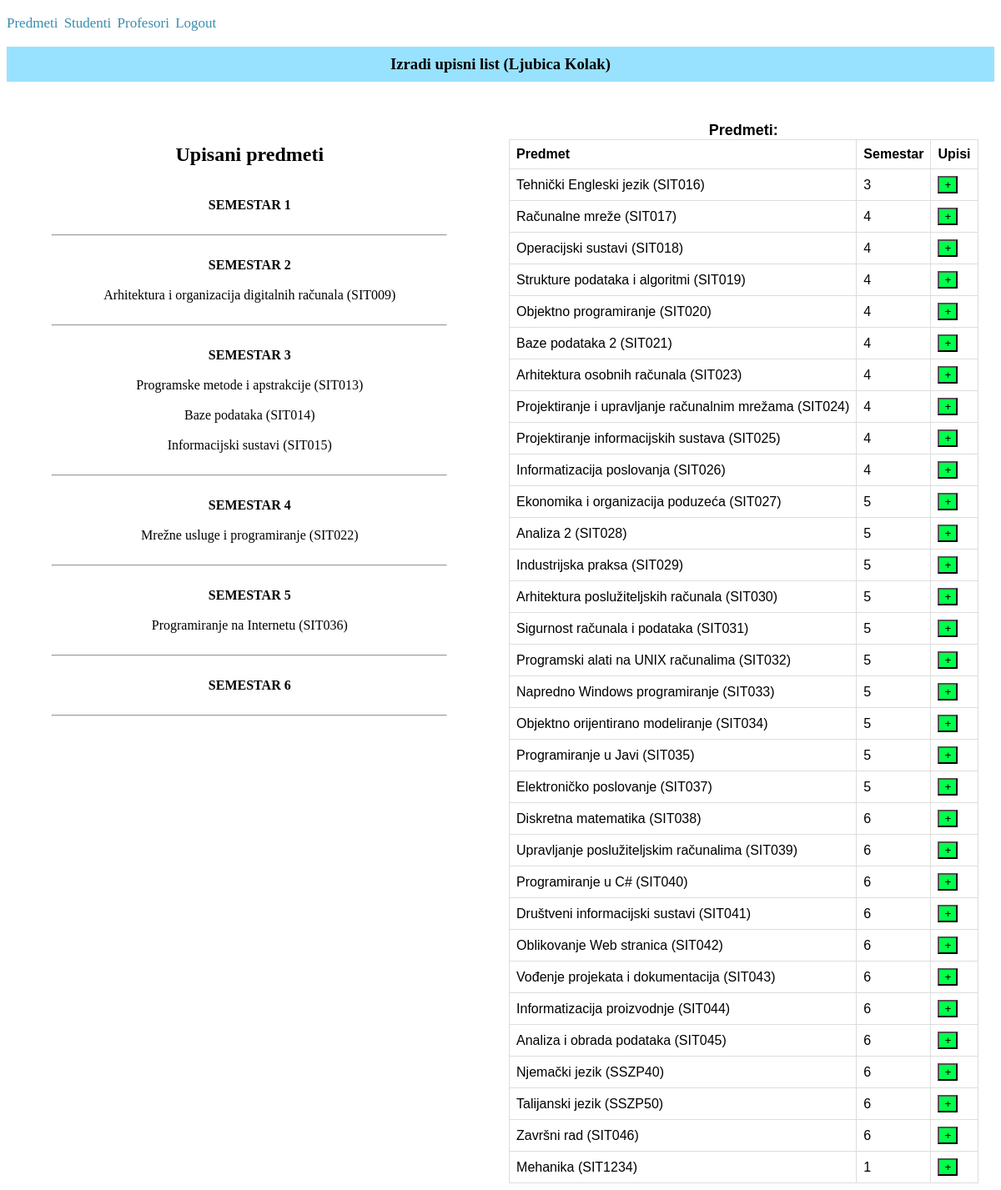
Page /make_enrollment_form/1/ (signed in) on the committed database.
### app1/models.py (models this page shows, shortened)
class Korisnik(AbstractUser):
    email = models.EmailField()
    ROLES = (('profesor', 'profesor'), ('student', 'student'))
    role = models.CharField(max_length=50, choices=ROLES)
    STATUS = (('none', 'None'), ('izvanredni student', 'izvanredni student'), ('redovni student', 'redovni student'))
    status = models.CharField(max_length=50, choices=STATUS)

class Predmeti(models.Model):
    IZBORNI = (('DA', 'da'), ('NE', 'ne'))
    name = models.CharField(max_length=255)
    kod = models.CharField(max_length=16)
    program = models.TextField()
    ects = models.IntegerField()
    sem_red = models.IntegerField()
    sem_izv = models.IntegerField()
    izborni = models.CharField(max_length=50, choices=IZBORNI)
    lecturer = models.ForeignKey(Korisnik, on_delete=models.CASCADE, blank=True, null=True)

class Upisi(models.Model):
    student = models.ForeignKey(Korisnik, on_delete=models.CASCADE, blank=True, null=True, related_name='korisnik')
    predmet = models.ForeignKey(Predmeti, on_delete=models.CASCADE, blank=True, null=True, related_name ='predmeti')
    STATUS = (('upisan', 'Upisan'), ('polozen', 'Polozen'))
    status = models.CharField(max_length=64, choices=STATUS, default='upisan')

### app1/decorators.py (the view)
    def wrap(request, *args, **kwargs):
        if request.user.is_superuser:
            return function(request, *args, **kwargs)
        else:
            return redirect('front_page')

### app1/views.py (called while the page is built)
@admin_required
def make_enrollment_form(request, student_id):
    student = Korisnik.objects.get(id = student_id)
    enroll_form = Upisi.objects.filter(student = student_id)
    enroll_subjects = Predmeti.objects.filter(id__in=enroll_form.values('predmet'))
    subject=Predmeti.objects.exclude(id__in=enroll_form.values('predmet_id'))
    return render(request, 'make_enrollment_form.html', {'enroll_form': enroll_form, 'student': student, 'subjects': subject, 'enroll_subjects':enroll_subjects})

### app1/templates/make_enrollment_form.html (shortened to what this page needs)
{% extends 'base.html' %}
{% block enrollment_form_student %}
<h3>Izradi upisni list ({{student.first_name}} {{student.last_name}})</h3>
<div class="row">
<div class="neupisani">
    <table>
        <caption>Predmeti:</caption>
        <br/>
        <tr>
            <th>Predmet</th>
            <th>Semestar</th>
            <th>Upisi</th>
        </tr>
        {%for subject in subjects%}
        <tr>
            <td>{{subject.name}} ({{subject.kod}})</td>
            {% if student.status == 'redovni student' %}
                <td>{{subject.sem_red}}</td>
            {% else %}
                <td>{{subject.sem_izv}}</td>
            {% endif %}
            <td><a href="{%url 'subject_enrollment' subject_id=subject.id student_id=student.id %}"><button style="background-color:rgb(0, 255, 76);">+</button></td>
            {% endfor %}
        </tr>
    </table>
</div>
<div class="upisani">
<h2>Upisani predmeti</h2>
{% if student.status == 'redovni student' %}
    {% for i in '123456' %}
        <br><b>SEMESTAR {{forloop.counter}} </b><br><br>
        {% with forloop.counter as outer_counter %}
            {%for sub in enroll_subjects %}
                {% for form in enroll_form %}
                    {% if form.predmet_id == sub.id and sub.sem_red == outer_counter and form.status == 'upisan' %}
                        {{sub.name}} ({{sub.kod}})<br><br>
                    {%endif%}
                 {%endfor%}
            {%endfor%}
        {%endwith%}
        <hr>
    {%endfor%}
   {% endif%}
</div>
</div>
{% endblock %}

### app1/static/css/style.css (style rules this page uses)
table { font-family: arial, sans-serif; border-collapse: collapse; margin-left: auto; margin-right: auto; margin-top: 2%; }
td, th { border: 1px solid #dddddd; text-align: left; padding: 8px; }
h3 { text-align: center; padding:10px 15px; background-color: rgba(127, 219, 255, 0.805); }
a { color: rgba(7, 112, 153, 0.805); text-decoration: none; }
caption { position: relative; font-size:18px; font-weight: 700; }
.row { display: flex; flex-flow: row-reverse; justify-content: space-around; }
.upisani { border-radius: 15px; box-shadow: white; width: 40%; margin: 35px; text-align:center; }

### rows in the picture
Korisnik: first_name "Ljubica", last_name "Kolak", status "redovni student" (drawn)
Predmeti: name "Tehnički Engleski jezik", kod "SIT016", sem_red "3"
Predmeti: name "Računalne mreže", kod "SIT017", sem_red "4"
Predmeti: name "Operacijski sustavi", kod "SIT018", sem_red "4"
Predmeti: name "Strukture podataka i algoritmi", kod "SIT019", sem_red "4"
Predmeti: name "Objektno programiranje", kod "SIT020", sem_red "4"
Predmeti: name "Baze podataka 2", kod "SIT021", sem_red "4"
Predmeti: name "Arhitektura osobnih računala", kod "SIT023", sem_red "4"
Predmeti: name "Projektiranje i upravljanje računalnim mrežama", kod "SIT024", sem_red "4"
Predmeti: name "Projektiranje informacijskih sustava", kod "SIT025", sem_red "4"
Predmeti: name "Informatizacija poslovanja", kod "SIT026", sem_red "4"
Predmeti: name "Ekonomika i organizacija poduzeća", kod "SIT027", sem_red "5"
Predmeti: name "Analiza 2", kod "SIT028", sem_red "5"
Predmeti: name "Industrijska praksa", kod "SIT029", sem_red "5"
Predmeti: name "Arhitektura poslužiteljskih računala", kod "SIT030", sem_red "5"
Predmeti: name "Sigurnost računala i podataka", kod "SIT031", sem_red "5"
Predmeti: name "Programski alati na UNIX računalima", kod "SIT032", sem_red "5"
Predmeti: name "Napredno Windows programiranje", kod "SIT033", sem_red "5"
Predmeti: name "Objektno orijentirano modeliranje", kod "SIT034", sem_red "5"
Predmeti: name "Programiranje u Javi", kod "SIT035", sem_red "5"
Predmeti: name "Elektroničko poslovanje", kod "SIT037", sem_red "5"
Predmeti: name "Diskretna matematika", kod "SIT038", sem_red "6"
Predmeti: name "Upravljanje poslužiteljskim računalima", kod "SIT039", sem_red "6"
Predmeti: name "Programiranje u C#", kod "SIT040", sem_red "6"
Predmeti: name "Društveni informacijski sustavi", kod "SIT041", sem_red "6"
Predmeti: name "Oblikovanje Web stranica", kod "SIT042", sem_red "6"
Predmeti: name "Vođenje projekata i dokumentacija", kod "SIT043", sem_red "6"
Predmeti: name "Informatizacija proizvodnje", kod "SIT044", sem_red "6"
Predmeti: name "Analiza i obrada podataka", kod "SIT045", sem_red "6"
Predmeti: name "Njemački jezik", kod "SSZP40", sem_red "6"
Predmeti: name "Talijanski jezik", kod "SSZP50", sem_red "6"
Predmeti: name "Završni rad", kod "SIT046", sem_red "6"
Predmeti: name "Mehanika", kod "SIT1234", sem_red "1"
Predmeti: name "Arhitektura i organizacija digitalnih računala", kod "SIT009"
Predmeti: name "Programske metode i apstrakcije", kod "SIT013"
Predmeti: name "Baze podataka", kod "SIT014"
Predmeti: name "Informacijski sustavi", kod "SIT015"
Predmeti: name "Mrežne usluge i programiranje", kod "SIT022"
Predmeti: name "Programiranje na Internetu", kod "SIT036"
